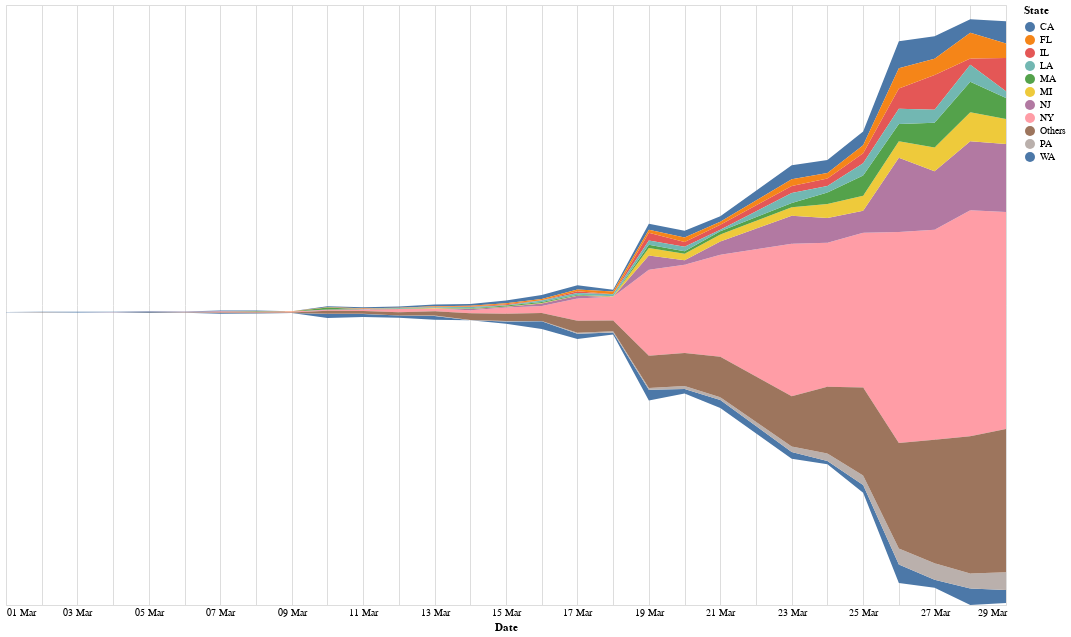

Notebook code for this chart:
### Code cell
# Plot top contributing states to US trend

import altair as alt

us_state_level = df[df['Country'] == 'US'].groupby(['State', 'Date'], as_index=False).sum()
# Drop 03-22-2020 as there seems to be a reporting problem on the previous day
us_state_level = us_state_level.drop(us_state_level[us_state_level['Date'] == '03-22-2020'].index)
us_state_level = us_state_level[us_state_level['Date'] >= '03-01-2020']

# Align the various series by date
data = pd.DataFrame(columns=['Date', variable])
legend = us_state_level[us_state_level['Date'] == days[-1]].sort_values('Confirmed', ascending=False)['State'].values.tolist()[:10]
for state in legend:
    data = data.merge(us_state_level[us_state_level['State'] == state][['Date', variable]], how='outer', on='Date', suffixes=('', '_' + state), sort=True)

# Add all others and introduce it into the dataframe
other_states = set(us_state_level['State'].unique()) - set(legend)
others = us_state_level[us_state_level['State'].isin(other_states)].groupby('Date', as_index=False).sum()
data = data.merge(others, how='outer', on='Date', suffixes=('', '_Others'))
legend += ['Others']

# Rename the columns to be state names
data.rename({variable + '_' + x : x for x in legend}, inplace=True, axis=1)
data = data.melt(id_vars='Date', value_vars=legend, var_name='State', value_name='Value')

chart = alt.Chart(data).mark_area().encode(
    alt.X('Date:T', axis=alt.Axis(domain=False, format='%d %b', tickSize=0)),
    alt.Y('Value:Q', stack='center', axis=None),
    alt.Color('State:N')
).properties(width=1000, height=600)

chart.display()

### Figure 1 — Vega-Lite specification as saved in the notebook (floating-point values rounded to 4 significant figures; data arrays with more than 128 entries replaced by an {"elided": "..."} marker saying what was removed)
{"config": {"view": {"continuousWidth": 400, "continuousHeight": 300}}, "data": {"name": "data-6b8ca5ec726e17097b4fafaf8bb863c6"}, "mark": "area", "encoding": {"color": {"type": "nominal", "field": "State"}, "x": {"type": "temporal", "axis": {"domain": false, "format": "%d %b", "tickSize": 0}, "field": "Date"}, "y": {"type": "quantitative", "axis": null, "field": "Value", "stack": "center"}}, "height": 600, "width": 1000, "$schema": "https://vega.github.io/schema/vega-lite/v4.0.2.json", "datasets": {"data-6b8ca5ec726e17097b4fafaf8bb863c6": {"elided": "308 records"}}}
